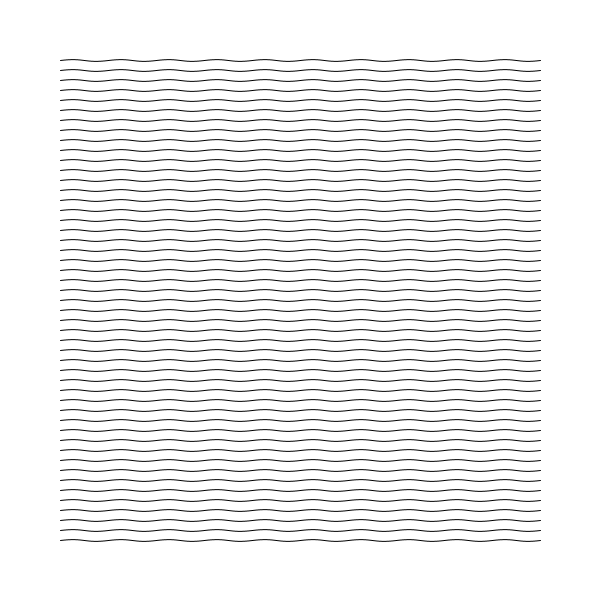
Frame 1 (no input)
Frame 60 (the mouse pressed at the canvas centre just before this capture): identical to frame 1, image omitted
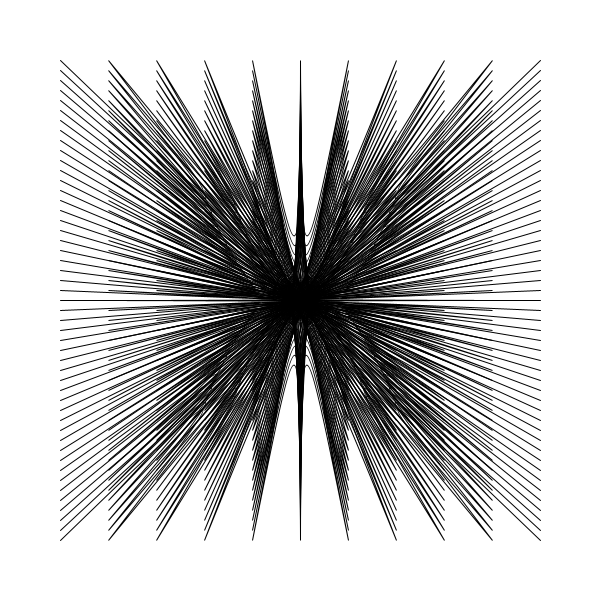
Frame 120 (the mouse held since frame 60 and released just before this capture)

The Processing sketch that drew these frames (run headless with seeded random() and noise(); from frame 60 on, the mouse is pressed at the canvas centre):

// Processing sketch: BezierAttractor
// ── BezierAttractor.pde
ArrayList<BezierLine> bl = new ArrayList<BezierLine>();
color[] pallet;
color background = color(255);
boolean attractControls = false;
int mode = 1; 

int offset = 60;
int spacing = 10;
int numSegs = 10;

void setup()
{
  size(600, 600);
  background(background);
  noFill();
  InitPallet();
  Setup();
}

void Setup()
{
  int segLen = (width-2*offset)/numSegs; 

  for (int y = offset; y <= height-offset; y+=spacing) {
    BezierLine b =  new BezierLine(offset, y, color(0));
    for (int x = segLen + offset; x <= width-offset; x+=segLen) 
      b.AddSegment(x, y, x - segLen*0.5, y-spacing*0.3, x - segLen*0.5, y+spacing*0.3);
    bl.add(b);
  }
}

void draw()
{
  background(background);
  for (BezierLine b : bl)
  {
    b.Draw();
    if (attractControls)
    {
      switch(mode)
      {
        case(1): 
          b.AttractControls();
          break;
        case(2): 
          b.RepelControls();
        break;
        case(3): 
          b.SplitControls(true);
        break;
        case(4): 
          b.SplitControls(false);
        break;
      }
    } else
      b.ReturnControls();
    //b.DrawAnchors();
    // b.DrawControlPoints();
  }
}

void mousePressed() {
  attractControls = true;
}

void mouseReleased() {
  attractControls = false;
}

void keyPressed()
{
  // If the key is between 'A'(65) to 'Z' and 'a' to 'z'(122)
  switch(key)
  {
    case('1'): // attractor
    mode = 1;
    println("Mode 1 - attractor");
    break;
    case('2'): // repeller
    mode = 2;
    println("Mode 2 - repeller");
    break;
    case('3'): // attract and repell
    mode = 3;
    println("Mode 3 - repeller & attractor");
    break;
    case('4'): // attract and repell
    mode = 3;
    println("Mode 4 - repeller & attractor");
    break;
    case('r'): // rest
    case('R'):
    Reset();
    break;
  }
}
void InitPallet()
{
  pallet = new color[3]; 
  pallet[0] = #474448;
  pallet[1] = #2D232E;
  pallet[2] = #3A343B;
}

color SomeColor()
{
  int pick = floor(random(pallet.length));
  return pallet[pick];
}

void Reset()
{
  bl = new ArrayList<BezierLine>();
  Setup();
}

// ── Attractor.pde
class Attractor {

  // The Mover tracks location, velocity, and acceleration 
  PVector location;
  PVector velocity;
  // The Attractor's maximum speed
  float topspeed;

  Attractor(float x, float y) {
    location = new PVector(x, y);
    velocity = new PVector(0, 0);
    topspeed = 5;
  }

  void AttractToMouse() 
  {
    PVector mouse = new PVector(mouseX, mouseY);
    AttractToPoint(mouse);
  }

  void AttractToPoint(PVector point) 
  {
    PVector acceleration = PVector.sub(point, location);
    Accelerate(acceleration);
  }
  
  void RepelFromMouse() 
  {
    PVector mouse = new PVector(mouseX, mouseY);
    RepelFromPoint(mouse);
  }

  void RepelFromPoint(PVector point) 
  {
    PVector acceleration = PVector.sub(location, point);
    Accelerate(acceleration);
  }

  void Accelerate(PVector acceleration)
  {
    acceleration.setMag(0.2);

    velocity.add(acceleration);
    velocity.limit(topspeed);
    location.add(velocity);
  }

  void Stop()
  {
    velocity = new PVector(0, 0);
  }
  void Display() {
    stroke(255);
    strokeWeight(2);
    fill(127);
    ellipse(location.x, location.y, 15, 15);
  }
}

// ── BezierLine.pde
class BezierLine
{

  ArrayList<BezierSegment> line = new ArrayList<BezierSegment>();
  float xO;
  float yO;

  color lineColour;
  color anchorColour =   color(139, 0, 0);
  color contColour =   color(15);
  float markerDiameter = 2;

  BezierLine (float x, float y, color col)
  {
    xO = x;
    yO = y;
    lineColour = col;
  }

  BezierLine (PVector start) 
  {
    this(start.x, start.y);
  }

  BezierLine (float x, float y) 
  {
    this(x, y, color(0));
  }

  void AddSegment(PVector anchor, PVector cont1, PVector cont2)
  {
    line.add(new BezierSegment(anchor.x, anchor.y, cont1.x, cont1.y, cont2.x, cont2.y));
  }

  void AddSegment(float xAnchor, float yAnchor, float xCont1, float yCont1, float xCont2, float yCont2)
  {
    line.add(new BezierSegment(xAnchor, yAnchor, xCont1, yCont1, xCont2, yCont2));
  }

  void Draw()
  {
    if (line.size()<1)
    {
      println("you must add segments to BezierLine before drawing");
      return;
    }
    BezierSegment seg;
    beginShape();
    stroke(lineColour);
    vertex(xO, yO);
    for (int i = 0; i < line.size(); i++)
    {
      seg = line.get(i);
      bezierVertex(seg.cont1.location.x, seg.cont1.location.y, seg.cont2.location.x, seg.cont2.location.y, seg.xAnchor, seg.yAnchor);
    }
    endShape();
  }

  void DrawAnchors()
  {
    noFill();
    stroke(anchorColour);
    ellipse(xO, yO, markerDiameter, markerDiameter);
    for (BezierSegment seg : line)
      ellipse(seg.xAnchor, seg.yAnchor, markerDiameter, markerDiameter);
  }

  void DrawControlPoints()
  {
    noFill();
    stroke(contColour);
    for (BezierSegment seg : line)
    {
      ellipse(seg.cont1.location.x, seg.cont1.location.y, markerDiameter, markerDiameter);
      ellipse(seg.cont2.location.x, seg.cont2.location.y, markerDiameter, markerDiameter);
    }
  }


  void AttractControls()
  {
    for (BezierSegment seg : line)
      seg.AttractToMouse();
  }

  void RepelControls()
  {
    for (BezierSegment seg : line)
      seg.RepelFromMouse();
  }

  void SplitControls(boolean attract1)
  {
    if (attract1)
    {
      for (BezierSegment seg : line)
        seg.Attract1Repel2();
    } else {
      for (BezierSegment seg : line)
        seg.Attract2Repel1();
    }
  }

  void Attract2Repel1()
  {
    for (BezierSegment seg : line)
      seg.RepelFromMouse();
  }

  void ReturnControls()
  {
    for (BezierSegment seg : line)
      seg.ReturnToO();
  }
}



class BezierSegment
{
  float xAnchor;
  float yAnchor;
  PVector oCont1;
  PVector oCont2;
  Attractor cont1;
  Attractor cont2;

  BezierSegment(float _xAnchor, float _yAnchor, float _xCont1, float _yCont1, float _xCont2, float _yCont2)
  {
    xAnchor = _xAnchor;
    yAnchor = _yAnchor;

    cont1 = new Attractor(_xCont1, _yCont1);
    cont2 = new Attractor(_xCont2, _yCont2);

    oCont1 = new PVector(_xCont1, _yCont1);
    oCont2 = new PVector(_xCont2, _yCont2);
  }

  void AttractToMouse()
  {
    cont1.AttractToMouse();
    cont2.AttractToMouse();
  }

  void RepelFromMouse()
  {
    cont1.RepelFromMouse();
    cont2.RepelFromMouse();
  }

  void Attract1Repel2()
  {
    cont1.AttractToMouse();
    cont2.RepelFromMouse();
  }

  void Attract2Repel1()
  {
    cont1.RepelFromMouse();
    cont2.AttractToMouse();
  }

  void ReturnToO()
  {
    cont1.AttractToPoint(oCont1);
    cont2.AttractToPoint(oCont2);
  }
}
